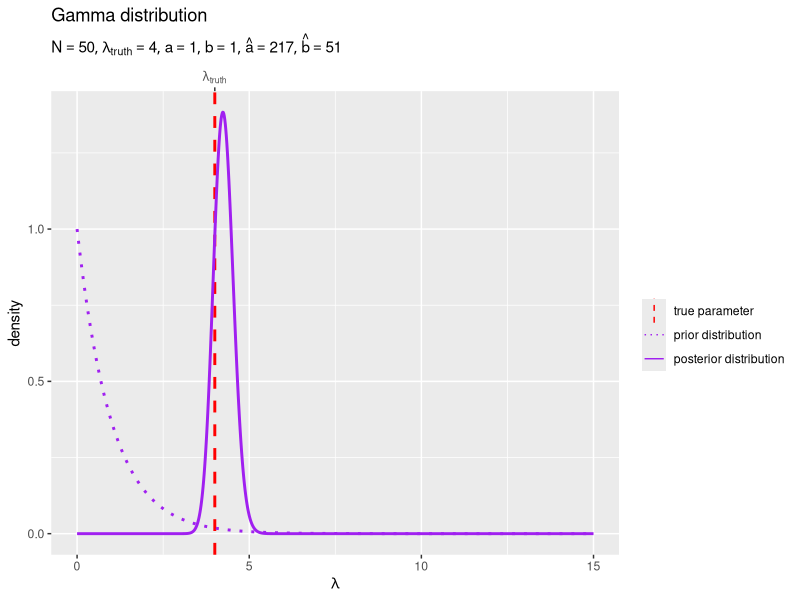
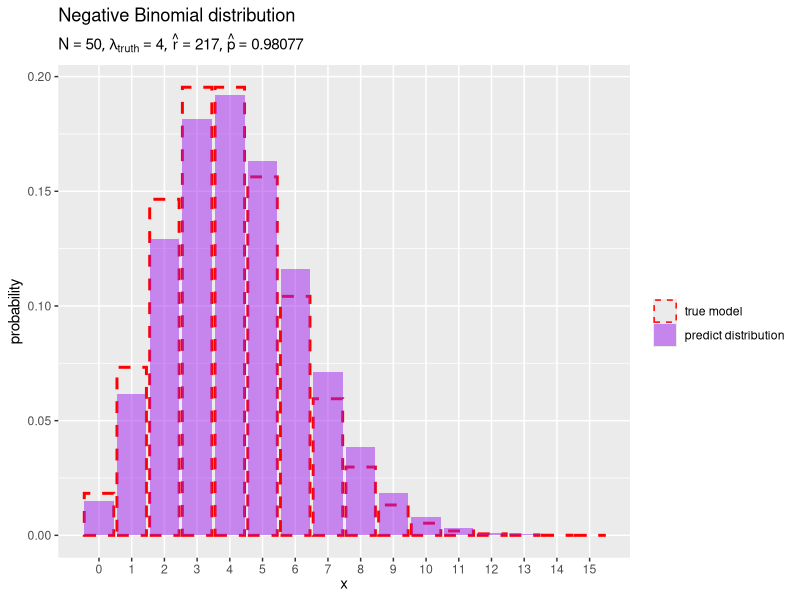

Here is the R script that generated these plots, in order:

# ポアソンモデル ---------------------------------------------------------------

# chapter 3.2.3
# ベイズ推論
# 推論アルゴリズムの実装


# パッケージの読込 -------------------------------------------------------------

# 利用パッケージ
library(tidyverse)

# パッケージ名の省略用
library(ggplot2)


# ベイズ推論の実装 -------------------------------------------------------------

### 生成分布(ポアソン分布)の設定 -----

#### パラメータの設定 -----

# 真のパラメータを指定
lambda_truth <- 4


#### 変数の設定 -----

# x軸の範囲を設定
u <- 5
x_min <- 0
x_max <- lambda_truth |> # 基準値を指定
  (\(.) {. * 3})() |> # 倍率を指定
  #(\(.) {max(., x_n)})() |> # # サンプルと比較
  (\(.) {ceiling(. /u)*u})() # u単位で切り上げ

# x軸の値を作成
x_vec <- seq(from = x_min, to = x_max, by = 1)


#### 分布の計算 -----

# 生成分布の確率を計算
model_df <- tibble::tibble(
  x      = x_vec, # 確率変数
  lambda = lambda_truth, # 期待値パラメータ
  prob   = dpois(x = x, lambda = lambda) # 確率
)


### 事前分布(ガンマ分布)の設定 -----

#### パラメータの設定 -----

# 事前分布のパラメータを指定
a <- 1
b <- 1


#### 変数の設定 -----

# λ軸の範囲を設定
u <- 5
lambda_min <- 0
lambda_max <- lambda_truth |> # 基準値を指定
  (\(.) {. * 3})() |> # 倍率を指定
  (\(.) {ceiling(. /u)*u})() # u単位で切り上げ

# λ軸の値を作成
lambda_vec <- seq(from = lambda_min, to = lambda_max, length.out = 1001)


#### 分布の計算 -----

# 事前分布の確率密度を計算
prior_df <- tibble::tibble(
  lambda = lambda_vec, # 確率変数
  a      = a, # 形状パラメータ
  b      = b, # 尺度パラメータ
  dens   = dgamma(x = lambda, shape = a, rate = b) # 確率密度
)


### 観測データの生成 -----

#### データの生成 -----

# データ数を指定
N <- 50

# 観測データを生成
x_n <- rpois(n = N ,lambda = lambda_truth)


#### データの集計 -----

# 観測データを集計
obs_df <- tidyr::tibble(
  x = x_n # 観測値
) |> 
  dplyr::count(
    x, name = "freq" # 度数
  ) |> 
  dplyr::mutate(
    rel_freq = freq / N # 相対度数
  ) |> 
  tidyr::complete(
    x = x_vec, 
    fill = list(freq = 0, rel_freq = 0)
  ) # 未観測値を補完


### 事後分布(ガンマ分布)の計算 -----

#### パラメータの計算 -----

# 事後分布のパラメータを計算:式(3.38)
a_hat <- sum(x_n) + a
b_hat <- N + b


#### 分布の計算 -----

# 事後分布の確率密度を計算
posterior_df <- tibble::tibble(
  lambda = lambda_vec, # 確率変数
  a      = a_hat, # 形状パラメータ
  b      = b_hat, # 尺度パラメータ
  dens   = dgamma(x = lambda, shape = a, rate = b) # 確率密度
)


#### 分布の作図 -----

# 事後分布のラベルを作成
posterior_param_lbl <- paste0(
  "list(", 
  "N == ", N, ", ", 
  "lambda[truth] == ", round(lambda_truth, digits = 2), ", ", 
  "a == ", round(a, digits = 1), ", ", 
  "b == ", round(b, digits = 1), ", ", 
  "hat(a) == ", round(a_hat, digits = 1), ", ", 
  "hat(b) == ", round(b_hat, digits = 1), 
  ")"
) |> 
  parse(text = _)

# 事後分布を作図
ggplot() + 
  geom_vline(
    mapping = aes(xintercept = lambda_truth, color = "model"), 
    linewidth = 1, linetype = "dashed"
  ) + # 真のパラメータ
  geom_line(
    data    = prior_df, 
    mapping = aes(x = lambda, y = dens, color = "prior"), 
    linewidth = 1, linetype = "dotted"
  ) + # 事前分布
  geom_line(
    data    = posterior_df, 
    mapping = aes(x = lambda, y = dens, color = "posterior"), 
    linewidth = 1
  ) + # 事後分布
  scale_x_continuous(
    sec.axis = sec_axis(
      transform = ~ ., 
      breaks    = lambda_truth, 
      labels    = expression(lambda[truth])
    ) # パラメータラベル
  ) + 
  scale_color_manual(
    breaks = c("model", "prior", "posterior"), 
    values = c("red", "purple", "purple"), 
    labels = c("true parameter", "prior distribution", "posterior distribution"), 
    name = ""
  ) + # (凡例表示用)
  guides(
    color = guide_legend(override.aes = list(linewidth = 0.5)), 
  ) + 
  labs(
    title = "Gamma distribution", 
    subtitle = posterior_param_lbl, 
    x = expression(lambda), 
    y = "density"
  )


### 予測分布(負の二項分布)の計算 -----

#### パラメータの計算 -----

# 予測分布のパラメータを計算:式(3.44')
r_hat <- a_hat
q_hat <- 1 / (1 + b_hat)
p_hat <- b_hat / (1 + b_hat)
#r_hat <- sum(x_n) + a
#q_hat <- 1 / (1 + N + b)
#p_hat <- (N + b) / (1 + N + b)
#p_hat <- 1 - q_hat


#### 分布の計算 -----

# 予測分布の確率を計算
predict_df <- tibble::tibble(
  x    = x_vec, # 確率変数
  r    = r_hat, # 成功回数パラメータ
  p    = p_hat, # 成功確率パラメータ
  prob = dnbinom(x = x, size = r, prob = p) # 確率
)


#### 分布の作図 -----

# 予測分布のラベルを作成
predict_param_lbl <- paste0(
  "list(", 
  "N == ", N, ", ", 
  "lambda[truth] == ", round(lambda_truth, digits = 2), ", ", 
  "hat(r) == ", round(r_hat, digits = 1), ", ", 
  "hat(p) == ", round(p_hat, digits = 5), 
  ")"
) |> 
  parse(text = _)

# 予測分布を作図
ggplot() + 
  geom_bar(
    data    = model_df, 
    mapping = aes(x = x, y = prob, color = "model"), 
    stat = "identity", position = "identity",
    fill = NA, linewidth = 1, linetype = "dashed"
  ) + # 真の分布
  geom_bar(
    data    = predict_df, 
    mapping = aes(x = x, y = prob, color = "predict"), 
    stat = "identity", position = "identity", 
    fill = "purple", alpha = 0.5, linetype = "blank"
  ) + # 予測分布
  scale_x_continuous(breaks = x_vec, minor_breaks = FALSE) + # x軸目盛
  scale_color_manual(
    breaks = c("model", "predict"), 
    values = c("red", NA), 
    labels = c("true model", "predict distribution"), 
    name   = ""
  ) + # (凡例表示用)
  guides(
    color = guide_legend(override.aes = list(linewidth = 0.5)), 
  ) + 
  labs(
    title = "Negative Binomial distribution", 
    subtitle = predict_param_lbl, 
    x = expression(x), 
    y = "probability"
  )
